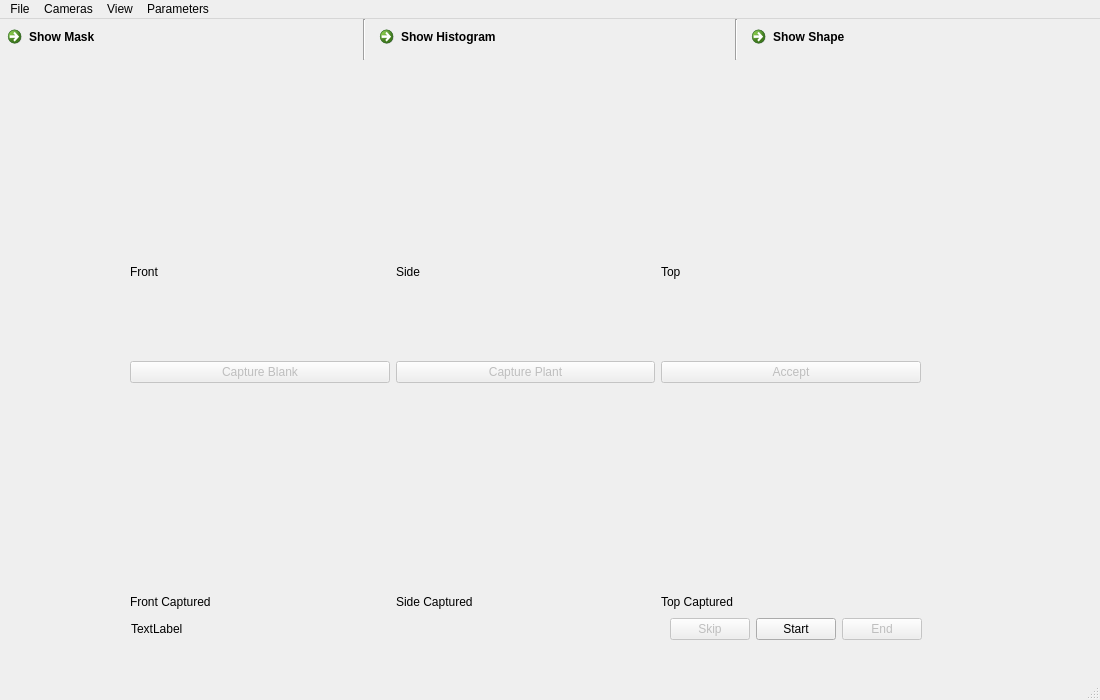
<?xml version="1.0" encoding="UTF-8"?>
<ui version="4.0">
 <class>theMainWindow</class>
 <widget class="QMainWindow" name="theMainWindow">
  <property name="geometry">
   <rect>
    <x>0</x>
    <y>0</y>
    <width>1100</width>
    <height>700</height>
   </rect>
  </property>
  <property name="windowTitle">
   <string>MainWindow</string>
  </property>
  <widget class="QWidget" name="centralwidget">
   <widget class="QWidget" name="verticalLayoutWidget">
    <property name="geometry">
     <rect>
      <x>130</x>
      <y>40</y>
      <width>791</width>
      <height>550</height>
     </rect>
    </property>
    <layout class="QVBoxLayout" name="verticalLayout">
     <item>
      <layout class="QVBoxLayout" name="verticalLayout_2">
       <item>
        <layout class="QHBoxLayout" name="horizontalLayout_2">
         <item>
          <widget class="QLabel" name="Front">
           <property name="minimumSize">
            <size>
             <width>0</width>
             <height>200</height>
            </size>
           </property>
           <property name="text">
            <string/>
           </property>
          </widget>
         </item>
         <item>
          <widget class="QLabel" name="Side">
           <property name="text">
            <string/>
           </property>
          </widget>
         </item>
         <item>
          <widget class="QLabel" name="Top">
           <property name="text">
            <string/>
           </property>
          </widget>
         </item>
        </layout>
       </item>
       <item>
        <layout class="QHBoxLayout" name="horizontalLayout_3">
         <item>
          <widget class="QLabel" name="label_5">
           <property name="text">
            <string>Front</string>
           </property>
          </widget>
         </item>
         <item>
          <widget class="QLabel" name="label_4">
           <property name="text">
            <string>Side</string>
           </property>
          </widget>
         </item>
         <item>
          <widget class="QLabel" name="label_6">
           <property name="text">
            <string>Top</string>
           </property>
          </widget>
         </item>
        </layout>
       </item>
       <item>
        <spacer name="verticalSpacer_2">
         <property name="orientation">
          <enum>Qt::Vertical</enum>
         </property>
         <property name="sizeHint" stdset="0">
          <size>
           <width>20</width>
           <height>40</height>
          </size>
         </property>
        </spacer>
       </item>
       <item>
        <layout class="QHBoxLayout" name="horizontalLayout_4">
         <item>
          <widget class="QPushButton" name="capBlank">
           <property name="enabled">
            <bool>false</bool>
           </property>
           <property name="text">
            <string>Capture Blank</string>
           </property>
           <property name="icon">
            <iconset resource="icons.qrc">
             <normaloff>:/icons/camera-photo-symbolic.svg</normaloff>:/icons/camera-photo-symbolic.svg</iconset>
           </property>
          </widget>
         </item>
         <item>
          <widget class="QPushButton" name="capPlant">
           <property name="enabled">
            <bool>false</bool>
           </property>
           <property name="text">
            <string>Capture Plant</string>
           </property>
           <property name="icon">
            <iconset resource="icons.qrc">
             <normaloff>:/icons/camera-photo-symbolic.svg</normaloff>:/icons/camera-photo-symbolic.svg</iconset>
           </property>
          </widget>
         </item>
         <item>
          <widget class="QPushButton" name="Accept">
           <property name="enabled">
            <bool>false</bool>
           </property>
           <property name="text">
            <string>Accept</string>
           </property>
           <property name="icon">
            <iconset resource="icons.qrc">
             <normaloff>:/icons/dialog-ok-apply.svg</normaloff>:/icons/dialog-ok-apply.svg</iconset>
           </property>
          </widget>
         </item>
        </layout>
       </item>
       <item>
        <layout class="QHBoxLayout" name="horizontalLayout_5">
         <item>
          <widget class="QLabel" name="FrontC">
           <property name="minimumSize">
            <size>
             <width>0</width>
             <height>200</height>
            </size>
           </property>
           <property name="text">
            <string/>
           </property>
          </widget>
         </item>
         <item>
          <widget class="QLabel" name="SideC">
           <property name="text">
            <string/>
           </property>
          </widget>
         </item>
         <item>
          <widget class="QLabel" name="TopC">
           <property name="text">
            <string/>
           </property>
          </widget>
         </item>
        </layout>
       </item>
      </layout>
     </item>
     <item>
      <layout class="QHBoxLayout" name="horizontalLayout_6">
       <item>
        <widget class="QLabel" name="label_10">
         <property name="text">
          <string>Front Captured</string>
         </property>
        </widget>
       </item>
       <item>
        <widget class="QLabel" name="label_11">
         <property name="text">
          <string>Side Captured</string>
         </property>
        </widget>
       </item>
       <item>
        <widget class="QLabel" name="label_12">
         <property name="text">
          <string>Top Captured</string>
         </property>
        </widget>
       </item>
      </layout>
     </item>
    </layout>
   </widget>
   <widget class="QWidget" name="horizontalLayoutWidget_6">
    <property name="geometry">
     <rect>
      <x>131</x>
      <y>570</y>
      <width>791</width>
      <height>80</height>
     </rect>
    </property>
    <layout class="QHBoxLayout" name="horizontalLayout_7">
     <item>
      <widget class="QLabel" name="status">
       <property name="minimumSize">
        <size>
         <width>220</width>
         <height>0</height>
        </size>
       </property>
       <property name="text">
        <string>TextLabel</string>
       </property>
      </widget>
     </item>
     <item>
      <spacer name="horizontalSpacer">
       <property name="orientation">
        <enum>Qt::Horizontal</enum>
       </property>
       <property name="sizeHint" stdset="0">
        <size>
         <width>40</width>
         <height>20</height>
        </size>
       </property>
      </spacer>
     </item>
     <item>
      <widget class="QPushButton" name="skip">
       <property name="enabled">
        <bool>false</bool>
       </property>
       <property name="text">
        <string>Skip</string>
       </property>
      </widget>
     </item>
     <item>
      <widget class="QPushButton" name="pushButton">
       <property name="text">
        <string>Start</string>
       </property>
       <property name="icon">
        <iconset resource="icons.qrc">
         <normaloff>:/icons/media-playback-play.svg</normaloff>:/icons/media-playback-play.svg</iconset>
       </property>
      </widget>
     </item>
     <item>
      <widget class="QPushButton" name="end">
       <property name="enabled">
        <bool>false</bool>
       </property>
       <property name="text">
        <string>End</string>
       </property>
       <property name="icon">
        <iconset resource="icons.qrc">
         <normaloff>:/icons/process-stop.svg</normaloff>:/icons/process-stop.svg</iconset>
       </property>
      </widget>
     </item>
    </layout>
   </widget>
   <widget class="QWidget" name="horizontalLayoutWidget">
    <property name="geometry">
     <rect>
      <x>0</x>
      <y>0</y>
      <width>1101</width>
      <height>41</height>
     </rect>
    </property>
    <layout class="QHBoxLayout" name="horizontalLayout">
     <item>
      <widget class="QCommandLinkButton" name="commandLinkButton">
       <property name="text">
        <string>Show Mask</string>
       </property>
      </widget>
     </item>
     <item>
      <widget class="Line" name="line_2">
       <property name="orientation">
        <enum>Qt::Vertical</enum>
       </property>
      </widget>
     </item>
     <item>
      <widget class="QCommandLinkButton" name="commandLinkButton_2">
       <property name="text">
        <string>Show Histogram</string>
       </property>
      </widget>
     </item>
     <item>
      <widget class="Line" name="line">
       <property name="orientation">
        <enum>Qt::Vertical</enum>
       </property>
      </widget>
     </item>
     <item>
      <widget class="QCommandLinkButton" name="commandLinkButton_3">
       <property name="text">
        <string>Show Shape </string>
       </property>
      </widget>
     </item>
    </layout>
   </widget>
  </widget>
  <widget class="QMenuBar" name="menubar">
   <property name="geometry">
    <rect>
     <x>0</x>
     <y>0</y>
     <width>1100</width>
     <height>22</height>
    </rect>
   </property>
   <widget class="QMenu" name="menuFile">
    <property name="title">
     <string>File</string>
    </property>
    <widget class="QMenu" name="menuSettings">
     <property name="title">
      <string>Settings</string>
     </property>
     <addaction name="separator"/>
     <addaction name="actionLanguage"/>
    </widget>
    <addaction name="actionNew_Project"/>
    <addaction name="actionOpen_Project"/>
    <addaction name="separator"/>
    <addaction name="menuSettings"/>
   </widget>
   <widget class="QMenu" name="menuCameras">
    <property name="title">
     <string>Cameras</string>
    </property>
    <addaction name="actionLive_Feed"/>
    <addaction name="actionSet_up_Cameras"/>
   </widget>
   <widget class="QMenu" name="menuView">
    <property name="title">
     <string>View</string>
    </property>
    <addaction name="uiActionStartupDialog"/>
   </widget>
   <widget class="QMenu" name="menuParameters">
    <property name="title">
     <string>Parameters</string>
    </property>
    <addaction name="actionEdit_ROI"/>
   </widget>
   <addaction name="menuFile"/>
   <addaction name="menuCameras"/>
   <addaction name="menuView"/>
   <addaction name="menuParameters"/>
  </widget>
  <widget class="QStatusBar" name="statusbar"/>
  <action name="actionOpen">
   <property name="text">
    <string>Open</string>
   </property>
  </action>
  <action name="actionNew_Project">
   <property name="text">
    <string>New Project</string>
   </property>
  </action>
  <action name="actionOpen_Project">
   <property name="text">
    <string>Open Project</string>
   </property>
  </action>
  <action name="actionSettings">
   <property name="text">
    <string>Settings</string>
   </property>
  </action>
  <action name="actionLanguage">
   <property name="text">
    <string>Language</string>
   </property>
  </action>
  <action name="actionLive_Feed">
   <property name="text">
    <string>View Cameras</string>
   </property>
  </action>
  <action name="uiActionStartupDialog">
   <property name="text">
    <string>Startup Dialog</string>
   </property>
  </action>
  <action name="actionSet_up_Cameras">
   <property name="text">
    <string>Set up Cameras</string>
   </property>
  </action>
  <action name="actionEdit_ROI">
   <property name="text">
    <string>Edit ROI</string>
   </property>
  </action>
 </widget>
 <resources>
  <include location="icons.qrc"/>
 </resources>
 <connections/>
</ui>
